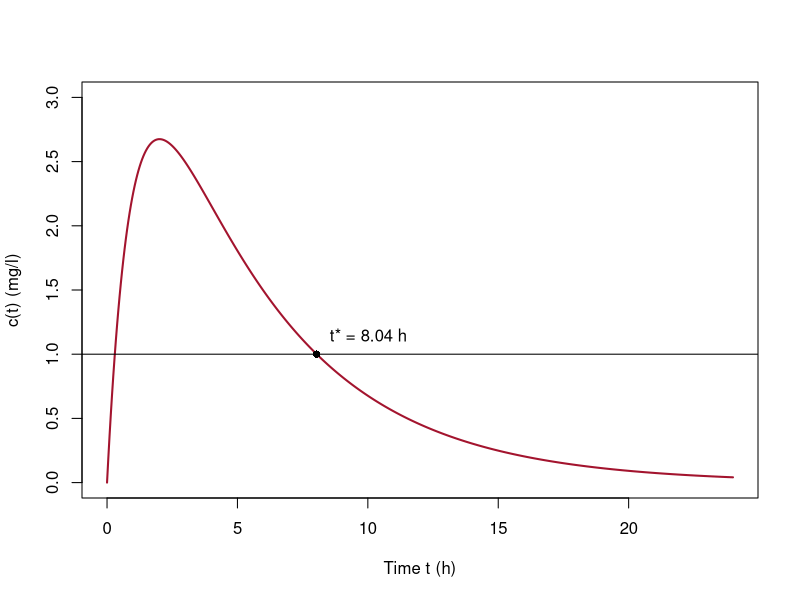

Write R code to recreate this figure.
# Fig. 1.35: When does the drug level fall below 1 mg/l? (book, Section 1.5, Eq. 1.44)
# c(t) = 5 (exp(-0.2 t) - exp(-t)); Newton's method for g(t) = c(t) - 1 with initial value t_0 = 10 h
# (c) 2026 Philipp Kügler · Program for the book "Dynamical Systems in the Life Sciences" · MIT License (see LICENSE)
konz <- function(t) 5 * (exp(-0.2 * t) - exp(-t))   # c(t); in R the name c() is already taken
dc <- function(t) 5 * (-0.2 * exp(-0.2 * t) + exp(-t))

t <- numeric(6); t[1] <- 10
for (k in 1:5) t[k + 1] <- t[k] - (konz(t[k]) - 1) / dc(t[k])
for (k in 1:6) cat(sprintf("t_%d = %.6f h\n", k - 1, t[k]))

tt <- seq(0, 24, length.out = 500)
plot(tt, konz(tt), type = "l", col = rgb(0.64, 0.08, 0.18), lwd = 2, xlim = c(0, 24), ylim = c(0, 3),
     xlab = "Time t (h)", ylab = "c(t) (mg/l)")
abline(h = 1); points(t[6], 1, pch = 16)
text(t[6] + 0.5, 1.15, sprintf("t* = %.2f h", t[6]), adj = 0)
